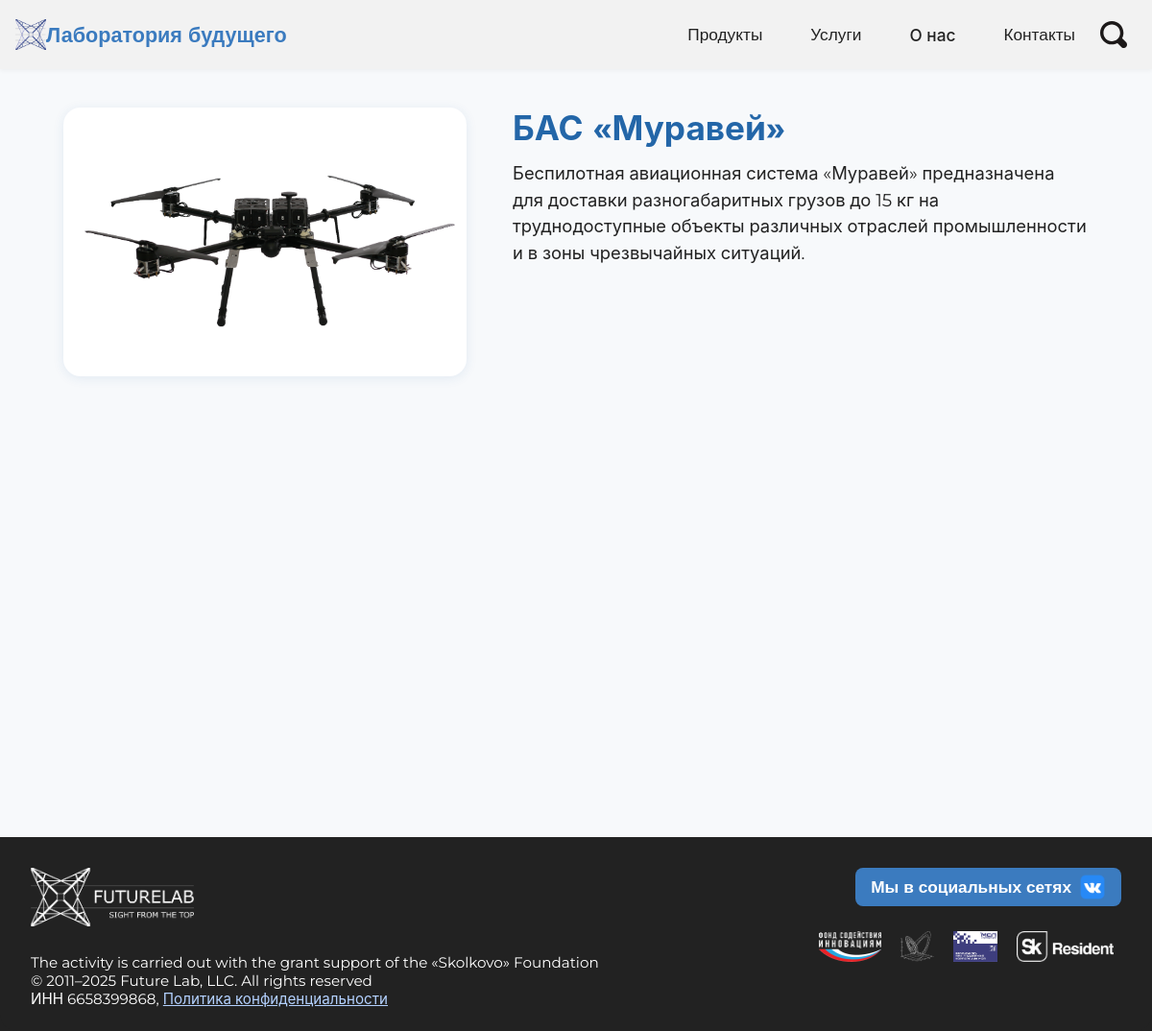
The page /products/muravei/ on the database its author committed.
### futurelabsite/models.py (models this page shows, shortened)
class Product(models.Model):
    CATEGORY_CHOICES = [
        ("kanatohod", "Комплексы канатоход"),
        ("bas", "Многофункциональные БАС"),
        ("fpv", "FPV-Дроны"),
        ("cargo", "Грузовые дроны"),
        ("software", "Программное обеспечение"),
        ("champ", "Оборудование для чемпионатов"),
    ]
    name = models.CharField("Название", max_length=200)
    description = models.TextField("Описание")
    image = models.ImageField("Изображение", upload_to="products/")
    category = models.CharField("Категория", max_length=100, choices=CATEGORY_CHOICES, blank=True, null=True, help_text="Выберите категорию из списка")
    slug = models.SlugField("Слаг", unique=True)

### futurelabsite/views.py (the view)
# urls.py: path('products/<slug:slug>/', product_detail, name='product_detail'),
def product_detail(request, slug):
    product = Product.objects.get(slug=slug)
    sections = CharacteristicSection.objects.all()
    characteristics_by_section = []
    for section in sections:
        chars = product.characteristics.filter(section=section)
        if chars.exists():
            characteristics_by_section.append((section, chars))
    return render(request, 'product_detail.html', {
        'product': product,
        'characteristics_by_section': characteristics_by_section,
    })

### futurelabsite/templates/product_detail.html (shortened to what this page needs)
{% extends "base.html" %}
{% load static %}
{% block content %}
<div class="container" style="max-width:1100px;margin:40px auto 0 auto;padding:0 16px;">
    <div style="display:flex;flex-wrap:wrap;gap:48px;align-items:flex-start;margin-bottom:32px;">
        <div style="flex:1 1 420px;min-width:320px;max-width:420px;display:flex;flex-direction:column;align-items:center;">
            {% if product.image %}
                <img src="{{ product.image.url }}" alt="{{ product.name }}" style="width:100%;max-width:420px;border-radius:18px;box-shadow:0 2px 12px rgba(35,102,168,0.10);background:#fff;object-fit:contain;max-height:340px;">
            {% endif %}
        </div>
        <div style="flex:2 1 520px;min-width:320px;max-width:600px;display:flex;flex-direction:column;justify-content:center;">
            <h1 style="font-size:2.2rem;font-weight:bold;color:#2366a8;margin-bottom:12px;">{{ product.name }}</h1>
            <div style="font-size:1.15rem;color:#222;line-height:1.5;margin-bottom:18px;">{{ product.description }}</div>
        </div>
    </div>
    <div class="product-gallery" style="width:700px;max-width:100vw;margin:0 auto 32px auto;overflow:visible;position:relative;display:flex;flex-direction:column;align-items:center;">
        <div id="custom-carousel" style="position:relative;width:700px;height:400px;overflow:visible;">
        </div>
    </div>
</div>
{% endblock %}

### futurelab/static/styles.css (style rules this page uses)
* { margin: 0; padding: 0; box-sizing: border-box; font-family: 'Montserrat', 'Inter', sans-serif; }
body { background-color: #ffffff; padding-top: 72px; }

### futurelabsite/templates/base.html (style rules this page uses)
html, body { height: 100%; }
body { min-height: 100vh; display: flex; flex-direction: column; background: #f7f9fb; }

### rows shown on the page
Product: image (picture), name "БАС «Муравей»", description "Беспилотная авиационная система «Муравей» предназначена для доставки разногабаритных грузов до 15 кг на труднодоступные объекты различных отраслей промышленности и в зоны чрезвычайных ситуаций."
